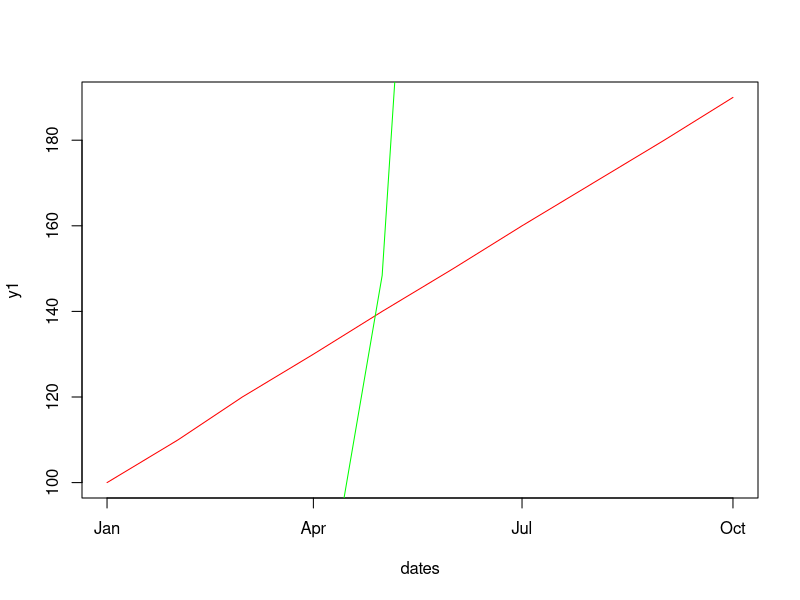
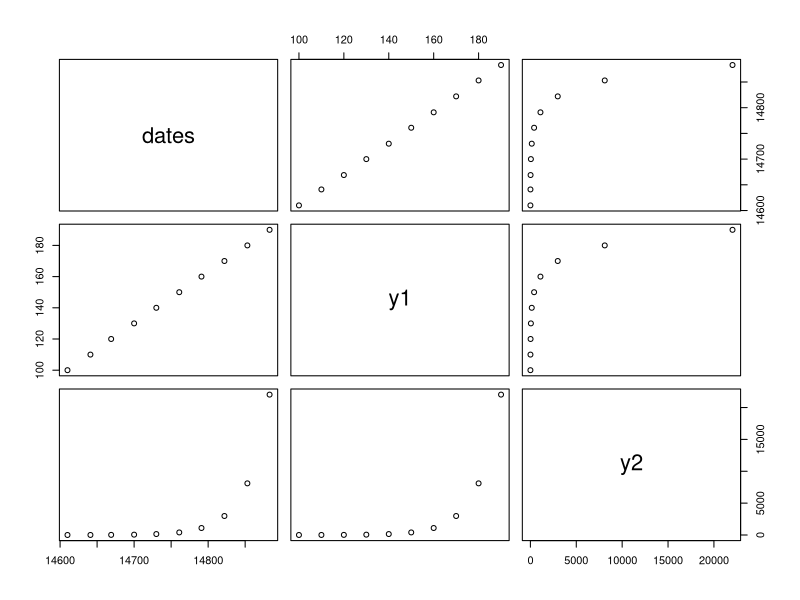
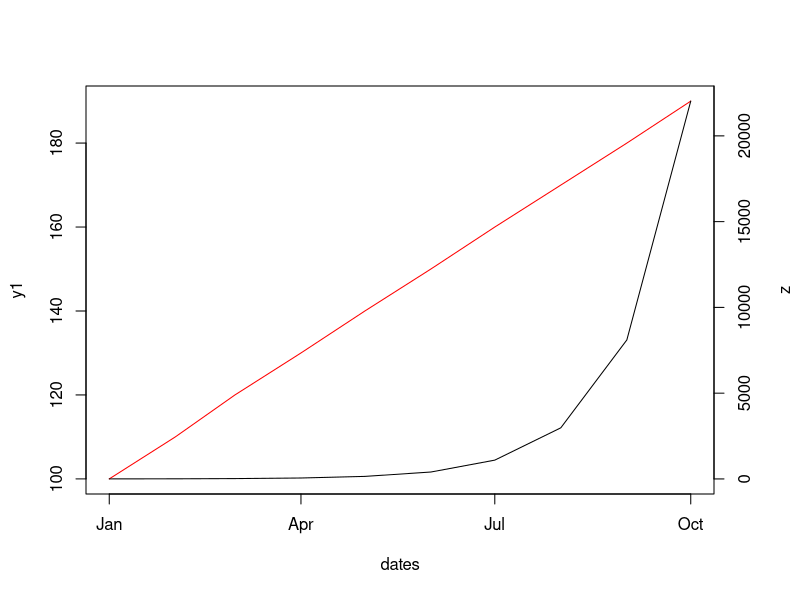

These charts were generated, in order, by the following R code:
dates <- seq(as.Date("2010/1/1"), by = "month", length.out = 10)
y1 <- seq(from = 100, by = 10, length.out = 10)
y2 <- exp(1:10)
# y2 <- seq(from = 150, by = 15, length.out = 10)

plot(dates, y1, type="l",col="red")
lines(dates, y2, col="green")

###

df <- data.frame(dates, y1, y2)
plot(df)

###

par(mar = c(5, 4, 4, 4) + 0.3)
plot(dates, y1, type="l",col="red")
par(new = TRUE)
plot(dates, y2, type = "l", axes = FALSE, bty = "n", xlab = "", ylab = "")
axis(side=4, at = pretty(range(y2)))
mtext("z", side=4, line=3)
